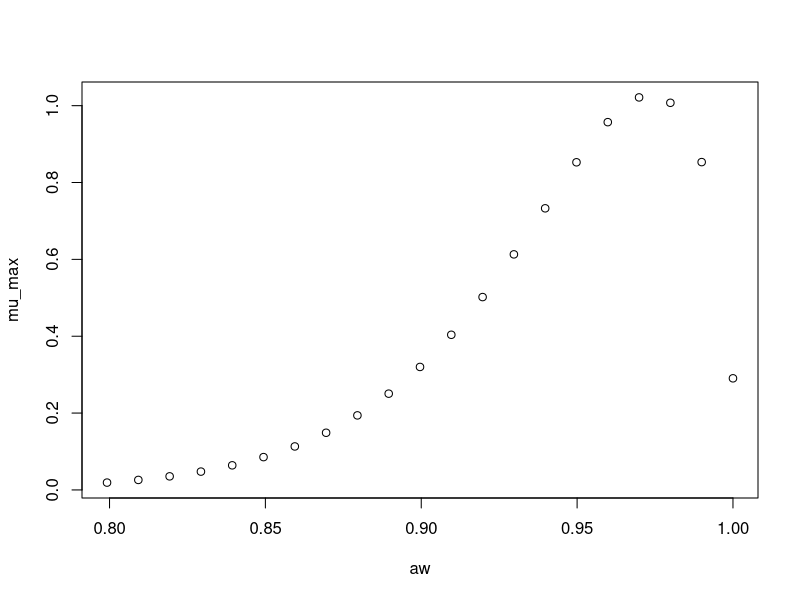

Here is the R script that generated this plot:
#############################
# start of Parameter script
#############################
aw <- seq(0.799200799200799,0.999999,length.out=21)
#############################
# end of Parameter script
#############################
############################# 
# start of Model script Gropin ID 1349 
#############################
 
# constant coefficients for this model
 
variables <- data.frame(aw)
argumentsPar <- expand.grid(variables)
 
# heart of the model
response_surface <- function(aw) {
   mumax <-exp(-1.2520+15.790*sqrt(1-aw)-48.71*(sqrt(1-aw))^2)

return(mumax=mumax)
} 

# output parameters
mumax <- cbind(argumentsPar,response_surface(argumentsPar['aw']))
colnames(mumax) <- c(colnames(argumentsPar),'mumax')
#############################
# End of Model script
#############################
############################# 
# start of Visualisation script Gropin ID 1349 
#############################
plot(aw,mumax$mumax,
                          xlab='aw',
                          ylab='mu_max')
#############################
# End of Visualisation script
#############################
